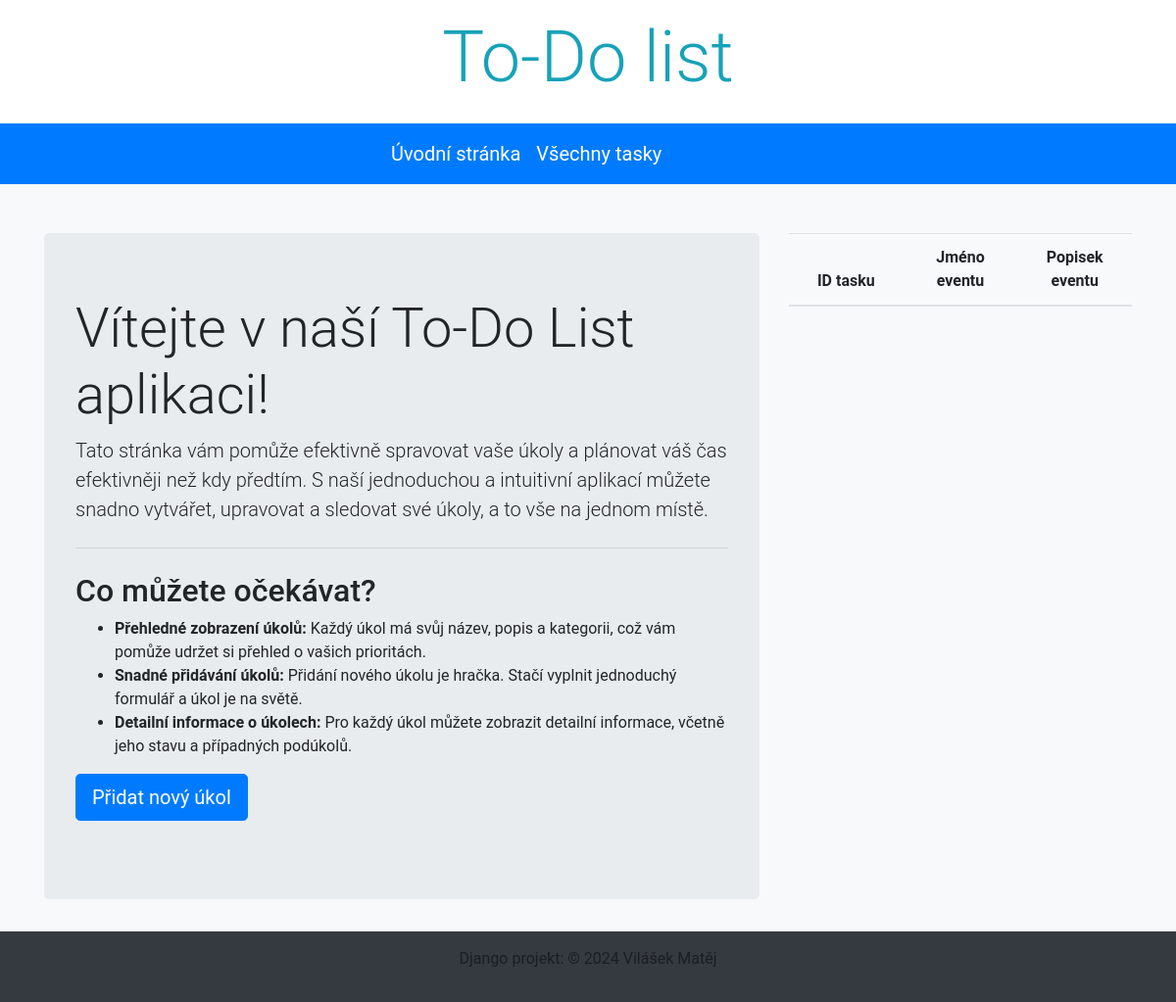
Before: /todolist/ with the older database file.
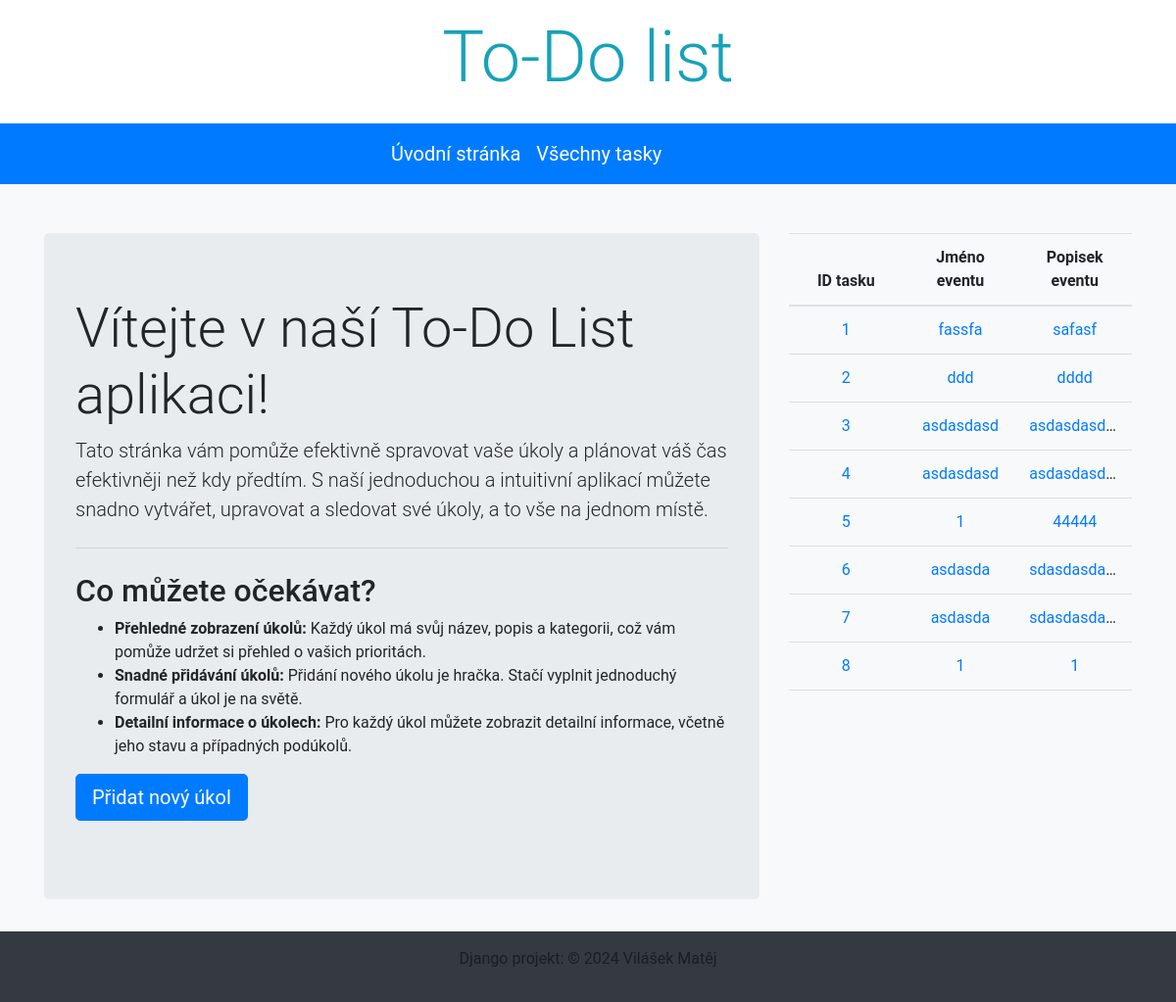
After: the same page with the newer database file.
### todo_list/models.py (models this page shows, shortened)
class Task(models.Model):
    title = models.CharField(max_length=200)
    description = models.TextField(blank=True, null=True)
    completed = models.BooleanField(default=False)

### todo_list/views.py (the view)
# urls.py: path('', IndexView.as_view(), name='index'),
class IndexView(ListView):
    model = Category
    template_name = 'index.html'
    context_object_name = 'categories'
    def get_context_data(self, **kwargs):
        context = super().get_context_data(**kwargs)
        context['last_tasks'] = Task.objects.all()
        return context

### todo_list/templates/index.html
{% extends 'base.html' %}
{% block content %}
    <div class="row">
        <div class="col-lg-8">
            <div class="jumbotron">
                <h1 class="display-4">Vítejte v naší To-Do List aplikaci!</h1>
                <p class="lead">Tato stránka vám pomůže efektivně spravovat vaše úkoly a plánovat váš čas efektivněji než kdy předtím. S naší jednoduchou a intuitivní aplikací můžete snadno vytvářet, upravovat a sledovat své úkoly, a to vše na jednom místě.</p>
                <hr class="my-4">
                <h2>Co můžete očekávat?</h2>
                <ul>
                    <li><strong>Přehledné zobrazení úkolů:</strong> Každý úkol má svůj název, popis a kategorii, což vám pomůže udržet si přehled o vašich prioritách.</li>
                    <li><strong>Snadné přidávání úkolů:</strong> Přidání nového úkolu je hračka. Stačí vyplnit jednoduchý formulář a úkol je na světě.</li>
                    <li><strong>Detailní informace o úkolech:</strong> Pro každý úkol můžete zobrazit detailní informace, včetně jeho stavu a případných podúkolů.</li>
                </ul>
                <p class="lead">
                    <a class="btn btn-primary btn-lg" href="{% url 'add_task' %}" role="button">Přidat nový úkol</a>
                </p>
            </div>
        </div>
        <div class="col-lg-4">
            <div class="table-wrapper">
            <table class="table table-hover">
                <thead>
                    <tr>
                        <th>ID tasku</th>
                        <th>Jméno eventu</th>
                        <th>Popisek eventu</th>
                    </tr>
                </thead>
                <tbody>
                    {% if last_tasks %}
                        {% for task in last_tasks %}
                            <tr>
                                <td>
                                    <div class="event-data"><a href="{% url 'task_detail' task.id %}">{{ task.id }}</a></div>
                                </td>
                                <td>
                                    <div class="event-data"><a href="{% url 'task_detail' task.id %}">{{ task.title }}</a></div>
                                </td>
                                <td>
                                    <div class="event-data"><a href="{% url 'task_detail' task.id %}">{{ task.description }}</a></div>
                                </td>
                            </tr>
                        {% endfor %}
                    {% endif %}
                </tbody>
            </table>
        </div>
        </div>
    </div>
{% endblock %}

Changed rows visible on the page:
added Task: id "1", title "fassfa", description "safasf"
added Task: id "2", title "ddd", description "dddd"
added Task: id "3", title "asdasdasd", description "asdasdasd…"
added Task: id "4", title "asdasdasd", description "asdasdasd…"
added Task: id "5", title "1", description "44444"
added Task: id "6", title "asdasda", description "sdasdasda…"
added Task: id "7", title "asdasda", description "sdasdasda…"
added Task: id "8", title "1", description "1"
